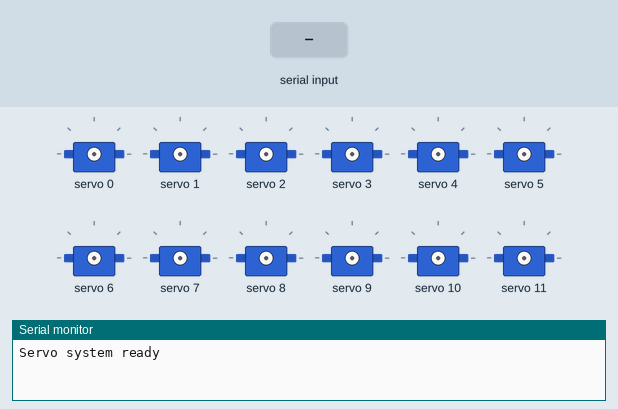
A sketch run on a simulated ESP32. Shown: 12 × servo, the last lines printed to the serial monitor. Inputs (shaded band) come from the test bench. Nothing arrives over Bluetooth unless stated.

Above: at 2.2 s.
2.3 s: "1:1\n" received over Serial
At 4.31 s:
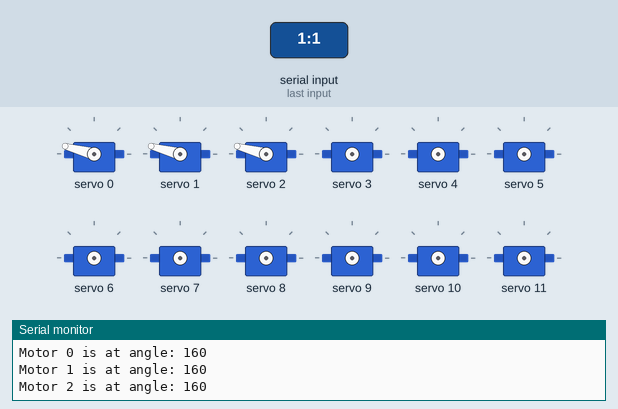
5.3 s: "1\n" received over the second serial link
At 6.16 s:
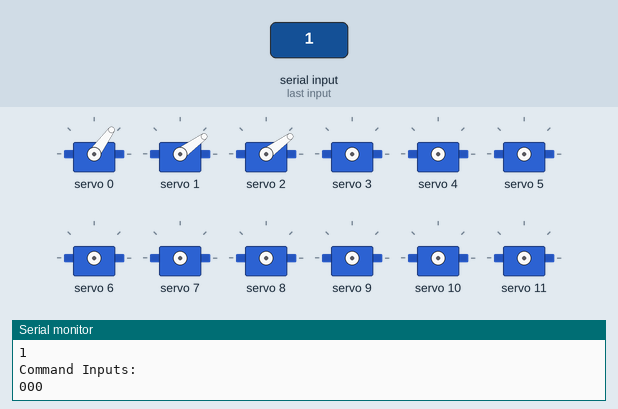
8.3 s: "Clench\n" received over Serial
At 17.2 s:
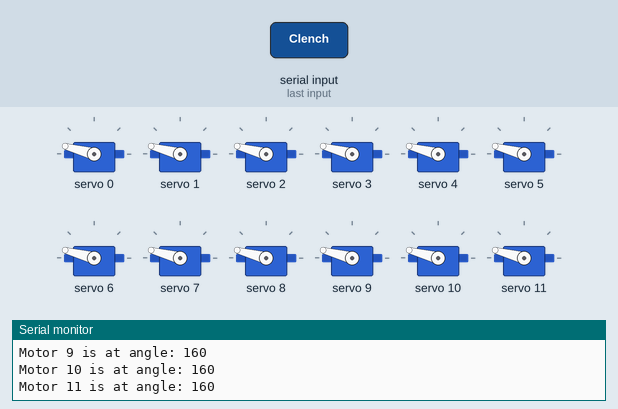
17.3 s: "1:150\n" received over the second serial link
At 19.87 s:
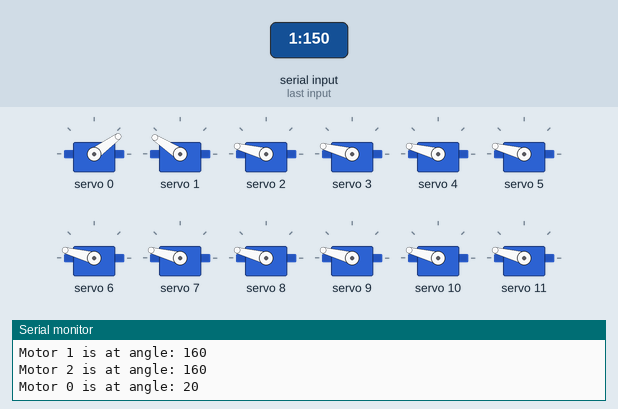
20.3 s: "clench\n" received over Serial
At 20.99 s:
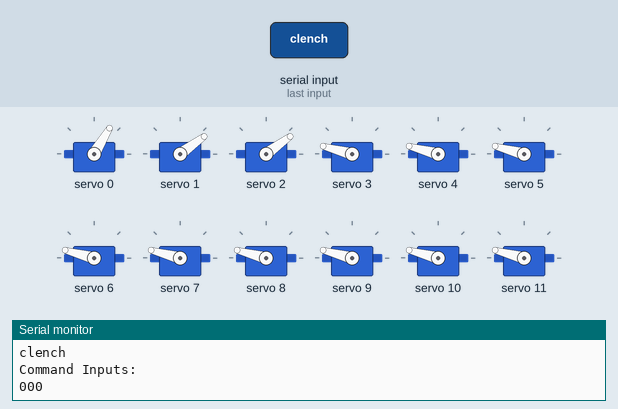
23.3 s: "2:1\n" received over the second serial link
At 25.8 s:
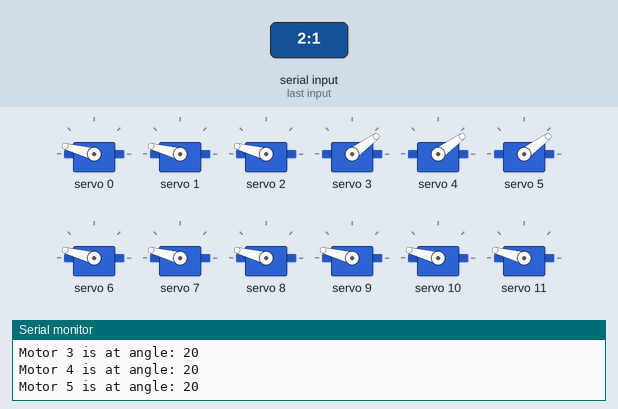
Timing chart, 0 to 27.3 s (numbered marks = the images above; inputs shaded):
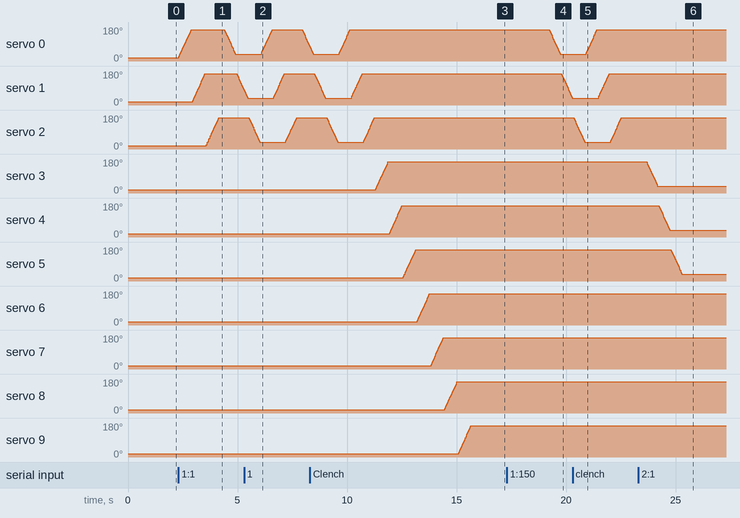

The sketch:

ESP32_Micro-Servo_Control.ino
```cpp
#include <Wire.h>
#include <Adafruit_PWMServoDriver.h>
#include <BluetoothSerial.h>  //ESP32 bluetooth library https://github.com/espressif/arduino-esp32/tree/master/libraries/BluetoothSerial/examples

//Bluetooth Setup debug text from the library
#if !defined(CONFIG_BT_ENABLED) || !defined(CONFIG_BLUEDROID_ENABLED)
#error Bluetooth is not enabled! Please run `make menuconfig` to and enable it
#endif

#if !defined(CONFIG_BT_SPP_ENABLED)
#error Serial Bluetooth not available or not enabled. It is only available for the ESP32 chip.
#endif

BluetoothSerial SerialBT;
Adafruit_PWMServoDriver pca9685(0x40);

// Safer calibrated range for SG90 servos
#define SERVOMIN 150
#define SERVOMAX 500

// Limit motion range to avoid mechanical strain
#define ANGLE_MIN 20
#define ANGLE_MAX 160

//Command Setup
String InputCommand;                //Full command inputted
int CommandIndexA;                  //Position of first colon
int CommandIndexB;                  //Position of second colon
String CurrentCommand;              //First section of the inputted string (before the first colon)
String CommandInputA;               //Second section of the inputted string (between the colons)
String CommandInputB;               //Third section of the inputted strong (after the last colon)
float CommandIntA;                  //Used if the first input is an int
float CommandIntB;                  //Used if the second input is an int
String OutputString = ("INITIAL");  //Used for data output

//Variables to declare which outputs to use. Bluetooth much cleaner than serial due to problems with ledc
int BluetoothEnabled = 1;
int SerialEnabled = 1;
int DebugEnabled = 1;
int VerboseEnabled = 1;

int DebugInt;    //For passing ints to debug when needed
int DebugFloat;  //For passing floats to debug when needed

const int servoPins[] = {
  0, 1, 2, 3, 4,
  5, 6, 7, 8, 9,
  10, 11, 12, 13, 14
};

int servoCurrentAngles[] = {
  0, 0, 0, 0, 0,
  0, 0, 0, 0, 0,
  0, 0, 0, 0, 0
};

const int numServos = sizeof(servoPins) / sizeof(servoPins[0]);

String commandQueue[30];
int queueStart = 0;
int queueEnd = 0;

bool queueEmpty() {
  return queueStart == queueEnd;
}

bool queueFull() {
  return ((queueEnd + 1) % 30) == queueStart;
}

void enqueueCommand(String cmd) {

  if (!queueFull()) {

    commandQueue[queueEnd] = cmd;

    queueEnd = (queueEnd + 1) % 30;
  }
}

String dequeueCommand() {

  if (!queueEmpty()) {

    String cmd = commandQueue[queueStart];

    queueStart = (queueStart + 1) % 30;

    return cmd;
  }

  return "";
}


void setup() {

  Serial.begin(115200);

  Wire.begin();  // ESP32 I2C

  pca9685.begin();
  pca9685.setPWMFreq(50);

  SerialBT.begin("Fingers");  //Bluetooth device name

  delay(1000);

  PrintMessageLn("Servo system ready");
}


void PrintMessage(String Message) {  //Used to send outputs over both serial and IR, used to make other sections cleaner
  if (SerialEnabled == 1) {
    Serial.print(Message);
  }
  if (BluetoothEnabled == 1) {  //Doesnt print bluetooth message, only adds to buffer. Will be printed once the PrintMessageLn() command is used. Is due to library problems
    uint8_t buf[Message.length()];
    memcpy(buf, Message.c_str(), Message.length());
    SerialBT.write(buf, Message.length());
  }
}

void PrintMessageLn(String MessageLn) {  //Used to send outputs over both serial and IR, used to make other sections cleaner
  if (SerialEnabled == 1) {
    Serial.println(MessageLn);
  }
  if (BluetoothEnabled == 1) {  //Assembles the message, writes it to buffer then sends buffer
    uint8_t buf[MessageLn.length()];
    memcpy(buf, MessageLn.c_str(), MessageLn.length());
    SerialBT.write(buf, MessageLn.length());
    SerialBT.println();
  }
}

void Debug(String Message, int Verbose) {  //Used to send outputs over both serial and IR, used to make other sections cleaner, separated from PrintMessageLn to minimise interaction with debug
  if (DebugEnabled == 1) {
    if (Verbose == 1) {
      if (VerboseEnabled == 1) {
        if (SerialEnabled == 1) {
          Serial.print(Message);
        }
        if (BluetoothEnabled == 1) {  //Assembles the message, writes it to buffer then sends buffer
          uint8_t buf[Message.length()];
          memcpy(buf, Message.c_str(), Message.length());
          SerialBT.write(buf, Message.length());
        }
      }
    } else {
      if (SerialEnabled == 1) {
        Serial.print(Message);
      }
      if (BluetoothEnabled == 1) {  //Doesnt print bluetooth message, only adds to buffer. Will be printed once the PrintMessageLn() command is used. Is due to library problems
        uint8_t buf[Message.length()];
        memcpy(buf, Message.c_str(), Message.length());
        SerialBT.write(buf, Message.length());
      }
    }
  }
}

void DebugLn(String MessageLn, int Verbose) {  //Used to send outputs over both serial and IR, used to make other sections cleaner, separated from PrintMessageLn to minimise interaction with debug
  if (DebugEnabled == 1) {
    if (Verbose == 1) {
      if (VerboseEnabled == 1) {
        if (SerialEnabled == 1) {
          PrintMessageLn(MessageLn);
        }
        if (BluetoothEnabled == 1) {  //Assembles the message, writes it to buffer then sends buffer
          uint8_t buf[MessageLn.length()];
          memcpy(buf, MessageLn.c_str(), MessageLn.length());
          SerialBT.write(buf, MessageLn.length());
          SerialBT.println();
        }
      }
    } else {
      if (SerialEnabled == 1) {
        PrintMessageLn(MessageLn);
      }
      if (BluetoothEnabled == 1) {  //Assembles the message, writes it to buffer then sends buffer
        uint8_t buf[MessageLn.length()];
        memcpy(buf, MessageLn.c_str(), MessageLn.length());
        SerialBT.write(buf, MessageLn.length());
        SerialBT.println();
      }
    }
  }
}

//CHECKCOMMAND AND READCOMMAND ARE COMPLETELY UNNECESSARY TO THE FUNCTIONALITY OF THE DEVICE, PURELY DEBUG
void CheckCommand() {

  while (Serial.available()) {

    String cmd = Serial.readStringUntil('\n');

    cmd.trim();

    if (cmd.length() > 0) {

      enqueueCommand(cmd);
    }
  }

  while (SerialBT.available()) {

    String cmd = SerialBT.readStringUntil('\n');

    cmd.trim();

    if (cmd.length() > 0) {

      enqueueCommand(cmd);
    }
  }
}

void ReadCommand() {  //Detects the markers in the code and separates the sections, then decides which function to trigger.
  PrintMessageLn(InputCommand);
  CommandIndexA = InputCommand.indexOf(":");  //Error with detecting commands without any colons at the end
  if (CommandIndexA > -1) {
    CommandIndexB = InputCommand.indexOf(":", (CommandIndexA + 1));
    CurrentCommand = InputCommand.substring(0, CommandIndexA);
  } else {
    CurrentCommand = String(InputCommand);
    CommandIndexB = -1;
  }
  if (CommandIndexA > -1) {  //
    if (CommandIndexB > -1) {
      CommandInputA = InputCommand.substring((CommandIndexA + 1), (CommandIndexB));
      CommandInputB = InputCommand.substring((CommandIndexB + 1));
    } else {
      CommandInputA = InputCommand.substring((CommandIndexA + 1));
      CommandInputB = "0";
    }
  } else {
    CommandInputA = InputCommand.substring((CommandIndexA + 1));
    CommandInputB = "0";
  }
  DebugLn("Current Command:", 0);
  DebugLn(String(CurrentCommand), 0);
  DebugLn("Command Inputs:", 0);
  DebugLn(String(CommandInputA), 0);
  DebugLn(String(CommandInputB), 0);                     //Debug output
  if (CurrentCommand == "1" || CurrentCommand == "1") {  //Code to decide which command has been inputted
    finger1(ANGLE_MIN, ANGLE_MAX);
    delay(200);
    finger1(ANGLE_MAX, ANGLE_MIN);
  } else if (CurrentCommand == "2" || CurrentCommand == "2") {  //Code to decide which command has been inputted
    finger2(ANGLE_MIN, ANGLE_MAX);
    delay(200);
    finger2(ANGLE_MAX, ANGLE_MIN);
  } else if (CurrentCommand == "3" || CurrentCommand == "3") {  //Code to decide which command has been inputted
    finger3(ANGLE_MIN, ANGLE_MAX);
    delay(200);
    finger3(ANGLE_MAX, ANGLE_MIN);
  } else if (CurrentCommand == "4" || CurrentCommand == "4") {  //Code to decide which command has been inputted
    finger4(ANGLE_MIN, ANGLE_MAX);
    delay(200);
    finger4(ANGLE_MAX, ANGLE_MIN);
  } else if (CurrentCommand == "5" || CurrentCommand == "5") {  //Code to decide which command has been inputted
    finger5(ANGLE_MIN, ANGLE_MAX);
    delay(200);
    finger5(ANGLE_MAX, ANGLE_MIN);
  } else if (CurrentCommand == "Clench" || CurrentCommand == "clench") {  //Code to decide which command has been inputted
    clench();
  } else if (CurrentCommand == "Unclench" || CurrentCommand == "unclench") {  //Code to decide which command has been inputted
    unclench();
  } else if (CurrentCommand == "ListAngles" || CurrentCommand == "listangles") {  //Code to decide which command has been inputted
    listangles();
  } else if (CurrentCommand == "SERVO" || CurrentCommand == "servo") {

    int servoNum = CommandInputA.toInt();
    int angle = CommandInputB.toInt();

    angle = constrain(angle, ANGLE_MIN, ANGLE_MAX);

    if (servoNum >= 0 && servoNum < numServos) {

      sweepServo(
        servoPins[servoNum],
        servoCurrentAngles[servoNum],
        angle);

      PrintMessageLn(
        "Servo " + String(servoNum) + " swept to " + String(angle));
    }
  } else {
    PrintMessageLn("Unknown Command, did you remember the colons?");
    delay(1000);
  }
}
void setServoAngle(int pin, int angle) {

  int pwm = map(angle, 0, 180, SERVOMIN, SERVOMAX);

  pca9685.setPWM(pin, 0, pwm);
}

void sweepServo(int pin, int startAngle, int endAngle) {

  if (servoCurrentAngles[pin] < endAngle) {

    for (int a = servoCurrentAngles[pin]; a <= endAngle; a++) {
      setServoAngle(pin, a);
      delay(3);
    }
    servoCurrentAngles[pin] = endAngle;
    PrintMessage("Motor ");
    PrintMessage(String(pin));
    PrintMessage(" is at angle: ");
    PrintMessageLn(String(servoCurrentAngles[pin]));

  } else {

    for (int a = servoCurrentAngles[pin]; a >= endAngle; a--) {
      setServoAngle(pin, a);
      delay(3);
    }
    servoCurrentAngles[pin] = endAngle;
    PrintMessage("Motor ");
    PrintMessage(String(pin));
    PrintMessage(" is at angle: ");
    PrintMessageLn(String(servoCurrentAngles[pin]));
  }
}

void loop() {

  CheckCommand();

  if (!queueEmpty()) {

    InputCommand = dequeueCommand();

    CommandIndexA = InputCommand.indexOf(":");

    if (CommandIndexA == -1) {

      InputCommand = InputCommand + ":000:";
    }

    ReadCommand();
  }
}

void finger1(int START, int END) {
  sweepServo(servoPins[0], START, END);
  delay(50);
  sweepServo(servoPins[1], START, END);
  delay(50);
  sweepServo(servoPins[2], START, END);
  delay(50);
}

void finger2(int START, int END) {
  sweepServo(servoPins[3], START, END);
  delay(50);
  sweepServo(servoPins[4], START, END);
  delay(50);
  sweepServo(servoPins[5], START, END);
  delay(50);
}

void finger3(int START, int END) {
  sweepServo(servoPins[6], START, END);
  delay(50);
  sweepServo(servoPins[7], START, END);
  delay(50);
  sweepServo(servoPins[8], START, END);
  delay(50);
}

void finger4(int START, int END) {
  sweepServo(servoPins[9], START, END);
  delay(50);
  sweepServo(servoPins[10], START, END);
  delay(50);
  sweepServo(servoPins[11], START, END);
  delay(50);
}

void finger5(int START, int END) {
  sweepServo(servoPins[12], START, END);
  delay(50);
  sweepServo(servoPins[13], START, END);
  delay(50);
  sweepServo(servoPins[14], START, END);
  delay(50);
}

void clench() {
  finger1(ANGLE_MIN, ANGLE_MAX);
  finger2(ANGLE_MIN, ANGLE_MAX);
  finger3(ANGLE_MIN, ANGLE_MAX);
  finger4(ANGLE_MIN, ANGLE_MAX);
  finger5(ANGLE_MIN, ANGLE_MAX);
}

void unclench() {
  finger1(ANGLE_MAX, ANGLE_MIN);
  finger2(ANGLE_MAX, ANGLE_MIN);
  finger3(ANGLE_MAX, ANGLE_MIN);
  finger4(ANGLE_MAX, ANGLE_MIN);
  finger5(ANGLE_MAX, ANGLE_MIN);
}

void listangles() {
  for (int a = 0; a < 15; a++) {
    PrintMessage("Motor ");
    PrintMessage(String(a));
    PrintMessage(" is at angle: ");
    PrintMessageLn(String(servoCurrentAngles[a]));
    delay(20);
  }
}
```

Measured:
- after the input at 2.3 s, servo 0: rises from 18° to 165° in 0.55 s, then falls to 36° in 2.0 s; servo 1: rises from 18° to 165° in 0.55 s, then falls to 81° in 1.8 s; servo 2: moves from 18° to 165° over 0.55 s, starting after 1.3 s
- after the input at 5.3 s, servo 0: rises from 36° to 165° in 0.50 s, then falls to 75° in 1.7 s
- after the input at 8.3 s, servo 3: moves from 18° to 165° over 0.55 s, starting after 3.0 s; servo 4: moves from 18° to 165° over 0.55 s, starting after 3.6 s
- after the input at 17.3 s, servo 0: moves from 165° to 36° over 0.50 s, starting after 1.9 s; servo 1: moves from 165° to 36° over 0.50 s, starting after 2.5 s
- after the input at 20.3 s, servo 0: moves from 36° to 165° over 0.50 s, starting after 0.60 s; servo 1: moves from 36° to 165° over 0.50 s, starting after 1.2 s
- after the input at 23.3 s, servo 3: moves from 165° to 36° over 0.50 s, starting after 0.37 s; servo 4: moves from 165° to 36° over 0.50 s, starting after 0.93 s; servo 5: moves from 165° to 36° over 0.50 s, starting after 1.5 s
